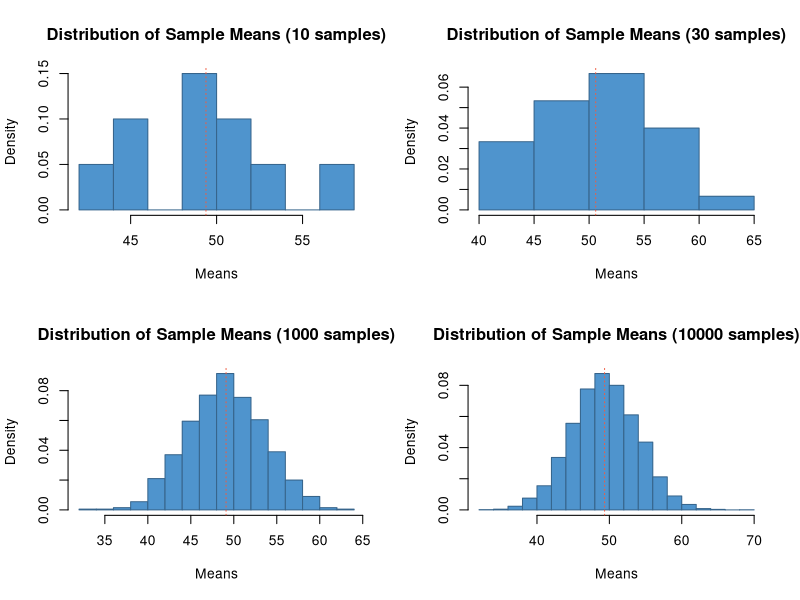

Recreate this plot in R.
# Generate 100 data points from the uniform distribution.
x <- runif(100) * 100

# Develop a sampling experiment that takes n samples of size sample.size and
# plot it on a histogram.
do.experiment <- function(n, sample.size=30) {
  
  means <- numeric(n)
  
  for (i in 1:n) {
    means[i] <- mean(sample(x, size=sample.size))
  }
  
  hist(means, freq=FALSE,
       col="steelblue3", border="steelblue4",
       main=paste("Distribution of Sample Means (", n, " samples)", sep=""),
       xlab="Means")
  
  # Add a mean line.
  abline(v=mean(means), lty=3, col="tomato2")
  
}

# Run the experiment with different numbers of samples.
par(mfrow=c(2, 2))
do.experiment(10)
do.experiment(30)
do.experiment(1000)
do.experiment(10000)

